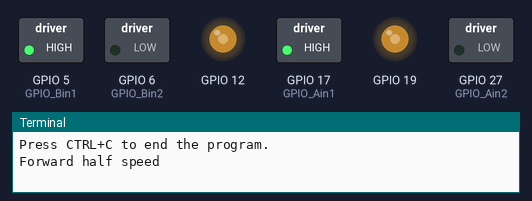
Simulated run of this program. Board: Raspberry Pi (BCM pin numbers). Parts: switched loads named in the program (green lamp = pin HIGH), output pins drawn as LEDs (lit = HIGH), the last lines printed to the terminal. The clock reads 2024-03-15 10:24:30 at power-on unless the program sets it.

Above: at 0.05 s.
At 1.95 s:
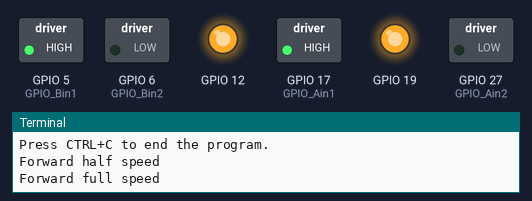
At 2.95 s:
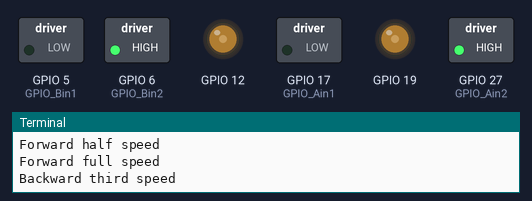
At 3.95 s:
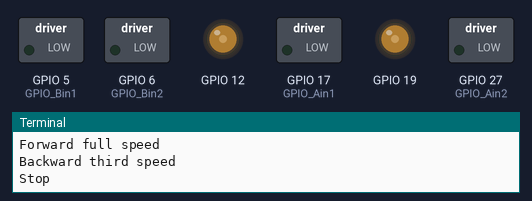
Timing chart, 0 to 5.2 s (numbered marks = the images above):
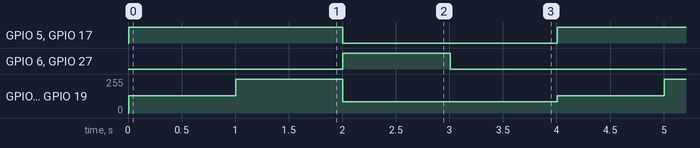

The program:

motor_fsm.py
```python
# This program demonstrates how to control DC motors connected
# to a motor driver.
# The PWM signal to the motor driver is generated by the GPIO pins.


# General libraries
import time
# Libraries for the GPIO pins
from gpiozero import OutputDevice
# Libraries for the harware PWM
import pigpio


# Set GPIO Pins (uses BCM numbering)
GPIO_Ain1 = OutputDevice(17)
GPIO_Ain2 = OutputDevice(27)
GPIO_Bin1 = OutputDevice(5)
GPIO_Bin2 = OutputDevice(6)

# Set GPIO pins for harware PWM
# Note: There are only two hardware PWMs
#         channel 0: pin 12 (but it may make 18 unusable as well)
#         channel 1: pin 19 (but it may make 13 unusable as well)
GPIO_Apwm = 12
GPIO_Bpwm = 19


# Set the pwm frequency
pwm_frequency = 1000

# Start the hardware pwm service
pi = pigpio.pi()

# Helper function
def dutyHWpwm(speed):
    if not 0 <= speed <= 1:
        raise ValueError("Speed must be between 0 and 1")
    return int(speed * 1000000)


# Both motors are stopped
GPIO_Ain1.off()
GPIO_Ain2.off()
GPIO_Bin1.off()
GPIO_Bin2.off()

# Set the initial speed of the motors
speed = 0.5
pi.hardware_PWM(GPIO_Apwm, pwm_frequency, dutyHWpwm(speed))
pi.hardware_PWM(GPIO_Bpwm, pwm_frequency, dutyHWpwm(speed))


# Initialize the finite state machine
FSM1State = 0
FSM1NextState = 0
FSM1LastTime = 0


try:
    print("Press CTRL+C to end the program.")

    while True:

        # Check the current time
        currentTime = time.time()

        # Update the state
        FSM1State = FSM1NextState


        # Check the state transitions for FSM 1
        if (FSM1State == 0):
            if (currentTime - FSM1LastTime > 1):
                GPIO_Ain1.on()
                GPIO_Ain2.off()
                GPIO_Bin1.on()
                GPIO_Bin2.off()
                speed = 0.5
                pi.hardware_PWM(GPIO_Apwm, pwm_frequency, dutyHWpwm(speed))
                pi.hardware_PWM(GPIO_Bpwm, pwm_frequency, dutyHWpwm(speed))
                print ("Forward half speed")
                FSM1NextState = 1
            else:
                FSM1NextState = 0

        elif (FSM1State == 1):
            if (currentTime - FSM1LastTime > 1):
                GPIO_Ain1.on()
                GPIO_Ain2.off()
                GPIO_Bin1.on()
                GPIO_Bin2.off()
                speed = 1
                pi.hardware_PWM(GPIO_Apwm, pwm_frequency, dutyHWpwm(speed))
                pi.hardware_PWM(GPIO_Bpwm, pwm_frequency, dutyHWpwm(speed))
                print ("Forward full speed")
                FSM1NextState = 2
            else:
                FSM1NextState = 1

        elif (FSM1State == 2):
            if (currentTime - FSM1LastTime > 1):
                GPIO_Ain1.off()
                GPIO_Ain2.on()
                GPIO_Bin1.off()
                GPIO_Bin2.on()
                speed = 0.33
                pi.hardware_PWM(GPIO_Apwm, pwm_frequency, dutyHWpwm(speed))
                pi.hardware_PWM(GPIO_Bpwm, pwm_frequency, dutyHWpwm(speed))
                print ("Backward third speed")
                FSM1NextState = 3
            else:
                FSM1NextState = 2

        elif (FSM1State == 3):
            if (currentTime - FSM1LastTime > 1):
                GPIO_Ain1.off()
                GPIO_Ain2.off()
                GPIO_Bin1.off()
                GPIO_Bin2.off()
                print ("Stop")
                FSM1NextState = 0
            else:
                FSM1NextState = 3

        else:
            print("Error: unrecognized state for FSM1")
            break

        # If there is a state change, record the time
        if (FSM1State != FSM1NextState):
            FSM1LastTime = currentTime


# Quit the program when the user presses CTRL + C
except KeyboardInterrupt:
    pass
finally:
    # Stop the motors
    GPIO_Ain1.off()
    GPIO_Ain2.off()
    GPIO_Bin1.off()
    GPIO_Bin2.off()
    pi.hardware_PWM(GPIO_Apwm, pwm_frequency, 0)
    pi.hardware_PWM(GPIO_Bpwm, pwm_frequency, 0)
    pi.stop()
    # Clean up the resources
    GPIO_Ain1.close()
    GPIO_Ain2.close()
    GPIO_Bin1.close()
    GPIO_Bin2.close()
```

Measured:
- by itself, GPIO 5 (GPIO_Bin1), GPIO 17 (GPIO_Ain1): alternates HIGH for 2.0 s and LOW for 2.0 s
- by itself, GPIO 6 (GPIO_Bin2), GPIO 27 (GPIO_Ain2): alternates HIGH for 1.0 s and LOW for 3.0 s
- by itself, GPIO 12, GPIO 19: repeats every 4.0 s: 84/255 2.0 s, 128/255 1.0 s, 255/255 1.0 s
